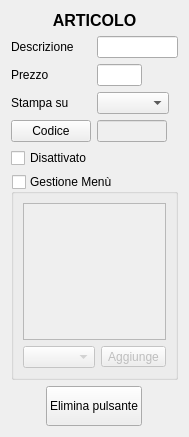
<?xml version="1.0" encoding="UTF-8"?>
<ui version="4.0">
 <class>DettagliArticolo</class>
 <widget class="QWidget" name="DettagliArticolo">
  <property name="geometry">
   <rect>
    <x>0</x>
    <y>0</y>
    <width>178</width>
    <height>437</height>
   </rect>
  </property>
  <property name="windowTitle">
   <string>Form</string>
  </property>
  <layout class="QVBoxLayout" name="verticalLayout_2">
   <item>
    <widget class="QLabel" name="label">
     <property name="font">
      <font>
       <pointsize>12</pointsize>
       <weight>75</weight>
       <bold>true</bold>
      </font>
     </property>
     <property name="text">
      <string>ARTICOLO</string>
     </property>
     <property name="alignment">
      <set>Qt::AlignCenter</set>
     </property>
    </widget>
   </item>
   <item>
    <layout class="QFormLayout" name="formLayout">
     <property name="fieldGrowthPolicy">
      <enum>QFormLayout::AllNonFixedFieldsGrow</enum>
     </property>
     <item row="0" column="0">
      <widget class="QLabel" name="label_2">
       <property name="text">
        <string>Descrizione</string>
       </property>
      </widget>
     </item>
     <item row="0" column="1">
      <widget class="QLineEdit" name="testoArticolo"/>
     </item>
     <item row="1" column="0">
      <widget class="QLabel" name="label_3">
       <property name="text">
        <string>Prezzo</string>
       </property>
      </widget>
     </item>
     <item row="1" column="1">
      <layout class="QHBoxLayout" name="horizontalLayout_2">
       <item>
        <widget class="QLineEdit" name="prezzoArticolo">
         <property name="maximumSize">
          <size>
           <width>50</width>
           <height>16777215</height>
          </size>
         </property>
         <property name="inputMask">
          <string/>
         </property>
         <property name="text">
          <string notr="true"/>
         </property>
         <property name="maxLength">
          <number>5</number>
         </property>
         <property name="frame">
          <bool>true</bool>
         </property>
         <property name="alignment">
          <set>Qt::AlignRight|Qt::AlignTrailing|Qt::AlignVCenter</set>
         </property>
        </widget>
       </item>
       <item>
        <spacer name="horizontalSpacer">
         <property name="orientation">
          <enum>Qt::Horizontal</enum>
         </property>
         <property name="sizeHint" stdset="0">
          <size>
           <width>40</width>
           <height>20</height>
          </size>
         </property>
        </spacer>
       </item>
      </layout>
     </item>
     <item row="2" column="0">
      <widget class="QLabel" name="label_4">
       <property name="text">
        <string>Stampa su</string>
       </property>
       <property name="textFormat">
        <enum>Qt::PlainText</enum>
       </property>
       <property name="wordWrap">
        <bool>true</bool>
       </property>
      </widget>
     </item>
     <item row="2" column="1">
      <layout class="QHBoxLayout" name="horizontalLayout">
       <item>
        <widget class="QComboBox" name="destinazioneBox">
         <property name="sizePolicy">
          <sizepolicy hsizetype="Expanding" vsizetype="Fixed">
           <horstretch>0</horstretch>
           <verstretch>0</verstretch>
          </sizepolicy>
         </property>
        </widget>
       </item>
       <item>
        <spacer name="horizontalSpacer_2">
         <property name="orientation">
          <enum>Qt::Horizontal</enum>
         </property>
         <property name="sizeHint" stdset="0">
          <size>
           <width>40</width>
           <height>20</height>
          </size>
         </property>
        </spacer>
       </item>
      </layout>
     </item>
     <item row="3" column="1">
      <layout class="QHBoxLayout" name="horizontalLayout_5">
       <item>
        <widget class="QLineEdit" name="barcodeTxt">
         <property name="enabled">
          <bool>false</bool>
         </property>
         <property name="maximumSize">
          <size>
           <width>100</width>
           <height>16777215</height>
          </size>
         </property>
         <property name="inputMask">
          <string/>
         </property>
         <property name="text">
          <string notr="true"/>
         </property>
         <property name="maxLength">
          <number>50</number>
         </property>
         <property name="frame">
          <bool>true</bool>
         </property>
         <property name="alignment">
          <set>Qt::AlignRight|Qt::AlignTrailing|Qt::AlignVCenter</set>
         </property>
        </widget>
       </item>
       <item>
        <spacer name="horizontalSpacer_5">
         <property name="orientation">
          <enum>Qt::Horizontal</enum>
         </property>
         <property name="sizeHint" stdset="0">
          <size>
           <width>40</width>
           <height>20</height>
          </size>
         </property>
        </spacer>
       </item>
      </layout>
     </item>
     <item row="3" column="0">
      <widget class="QPushButton" name="codiceBtn">
       <property name="text">
        <string>Codice</string>
       </property>
      </widget>
     </item>
    </layout>
   </item>
   <item>
    <widget class="QCheckBox" name="disattivaFlag">
     <property name="text">
      <string>Disattivato</string>
     </property>
    </widget>
   </item>
   <item>
    <widget class="QGroupBox" name="menuBox">
     <property name="title">
      <string>Gestione Menù</string>
     </property>
     <property name="checkable">
      <bool>true</bool>
     </property>
     <property name="checked">
      <bool>false</bool>
     </property>
     <layout class="QVBoxLayout" name="verticalLayout">
      <item>
       <widget class="QTableView" name="articoliList">
        <property name="selectionBehavior">
         <enum>QAbstractItemView::SelectRows</enum>
        </property>
        <attribute name="horizontalHeaderVisible">
         <bool>false</bool>
        </attribute>
        <attribute name="horizontalHeaderDefaultSectionSize">
         <number>100</number>
        </attribute>
        <attribute name="horizontalHeaderStretchLastSection">
         <bool>false</bool>
        </attribute>
        <attribute name="verticalHeaderVisible">
         <bool>false</bool>
        </attribute>
       </widget>
      </item>
      <item>
       <layout class="QHBoxLayout" name="horizontalLayout_4">
        <item>
         <widget class="QComboBox" name="articoliBox"/>
        </item>
        <item>
         <widget class="QToolButton" name="nuovoBtn">
          <property name="text">
           <string>Aggiunge</string>
          </property>
         </widget>
        </item>
       </layout>
      </item>
     </layout>
    </widget>
   </item>
   <item>
    <layout class="QHBoxLayout" name="horizontalLayout_3">
     <item>
      <spacer name="horizontalSpacer_3">
       <property name="orientation">
        <enum>Qt::Horizontal</enum>
       </property>
       <property name="sizeHint" stdset="0">
        <size>
         <width>40</width>
         <height>20</height>
        </size>
       </property>
      </spacer>
     </item>
     <item>
      <widget class="QPushButton" name="eliminaBtn">
       <property name="minimumSize">
        <size>
         <width>0</width>
         <height>40</height>
        </size>
       </property>
       <property name="text">
        <string>Elimina pulsante</string>
       </property>
      </widget>
     </item>
     <item>
      <spacer name="horizontalSpacer_4">
       <property name="orientation">
        <enum>Qt::Horizontal</enum>
       </property>
       <property name="sizeHint" stdset="0">
        <size>
         <width>40</width>
         <height>20</height>
        </size>
       </property>
      </spacer>
     </item>
    </layout>
   </item>
   <item>
    <spacer name="verticalSpacer">
     <property name="orientation">
      <enum>Qt::Vertical</enum>
     </property>
     <property name="sizeHint" stdset="0">
      <size>
       <width>20</width>
       <height>40</height>
      </size>
     </property>
    </spacer>
   </item>
  </layout>
 </widget>
 <resources/>
 <connections/>
</ui>
